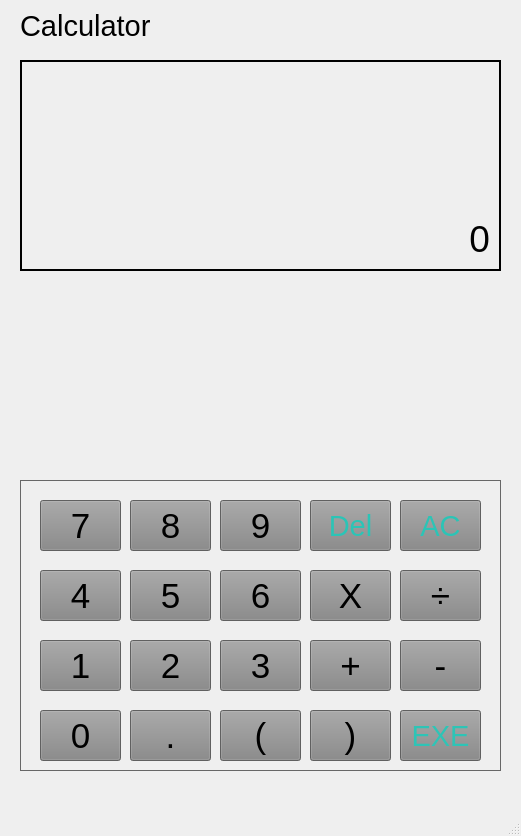
<?xml version="1.0" encoding="UTF-8"?>
<ui version="4.0">
 <class>MainWindow</class>
 <widget class="QMainWindow" name="MainWindow">
  <property name="geometry">
   <rect>
    <x>0</x>
    <y>0</y>
    <width>521</width>
    <height>836</height>
   </rect>
  </property>
  <property name="windowTitle">
   <string>MainWindow</string>
  </property>
  <property name="layoutDirection">
   <enum>Qt::LeftToRight</enum>
  </property>
  <widget class="QWidget" name="centralwidget">
   <widget class="QLabel" name="Screen">
    <property name="geometry">
     <rect>
      <x>20</x>
      <y>60</y>
      <width>481</width>
      <height>211</height>
     </rect>
    </property>
    <property name="font">
     <font>
      <pointsize>28</pointsize>
     </font>
    </property>
    <property name="layoutDirection">
     <enum>Qt::LeftToRight</enum>
    </property>
    <property name="autoFillBackground">
     <bool>false</bool>
    </property>
    <property name="frameShape">
     <enum>QFrame::WinPanel</enum>
    </property>
    <property name="text">
     <string>0</string>
    </property>
    <property name="alignment">
     <set>Qt::AlignBottom|Qt::AlignRight|Qt::AlignTrailing</set>
    </property>
   </widget>
   <widget class="QLabel" name="label_2">
    <property name="geometry">
     <rect>
      <x>20</x>
      <y>10</y>
      <width>231</width>
      <height>31</height>
     </rect>
    </property>
    <property name="font">
     <font>
      <pointsize>22</pointsize>
      <weight>50</weight>
      <bold>false</bold>
     </font>
    </property>
    <property name="text">
     <string>Calculator</string>
    </property>
   </widget>
   <widget class="QFrame" name="frame">
    <property name="geometry">
     <rect>
      <x>20</x>
      <y>480</y>
      <width>481</width>
      <height>291</height>
     </rect>
    </property>
    <property name="palette">
     <palette>
      <active>
       <colorrole role="WindowText">
        <brush brushstyle="SolidPattern">
         <color alpha="255">
          <red>0</red>
          <green>0</green>
          <blue>0</blue>
         </color>
        </brush>
       </colorrole>
       <colorrole role="Button">
        <brush brushstyle="SolidPattern">
         <color alpha="255">
          <red>134</red>
          <green>134</green>
          <blue>134</blue>
         </color>
        </brush>
       </colorrole>
       <colorrole role="Light">
        <brush brushstyle="SolidPattern">
         <color alpha="255">
          <red>201</red>
          <green>201</green>
          <blue>201</blue>
         </color>
        </brush>
       </colorrole>
       <colorrole role="Midlight">
        <brush brushstyle="SolidPattern">
         <color alpha="255">
          <red>167</red>
          <green>167</green>
          <blue>167</blue>
         </color>
        </brush>
       </colorrole>
       <colorrole role="Dark">
        <brush brushstyle="SolidPattern">
         <color alpha="255">
          <red>67</red>
          <green>67</green>
          <blue>67</blue>
         </color>
        </brush>
       </colorrole>
       <colorrole role="Mid">
        <brush brushstyle="SolidPattern">
         <color alpha="255">
          <red>89</red>
          <green>89</green>
          <blue>89</blue>
         </color>
        </brush>
       </colorrole>
       <colorrole role="Text">
        <brush brushstyle="SolidPattern">
         <color alpha="255">
          <red>0</red>
          <green>0</green>
          <blue>0</blue>
         </color>
        </brush>
       </colorrole>
       <colorrole role="BrightText">
        <brush brushstyle="SolidPattern">
         <color alpha="255">
          <red>255</red>
          <green>255</green>
          <blue>255</blue>
         </color>
        </brush>
       </colorrole>
       <colorrole role="ButtonText">
        <brush brushstyle="SolidPattern">
         <color alpha="255">
          <red>255</red>
          <green>255</green>
          <blue>255</blue>
         </color>
        </brush>
       </colorrole>
       <colorrole role="Base">
        <brush brushstyle="SolidPattern">
         <color alpha="255">
          <red>255</red>
          <green>255</green>
          <blue>255</blue>
         </color>
        </brush>
       </colorrole>
       <colorrole role="Window">
        <brush brushstyle="SolidPattern">
         <color alpha="255">
          <red>134</red>
          <green>134</green>
          <blue>134</blue>
         </color>
        </brush>
       </colorrole>
       <colorrole role="Shadow">
        <brush brushstyle="SolidPattern">
         <color alpha="255">
          <red>0</red>
          <green>0</green>
          <blue>0</blue>
         </color>
        </brush>
       </colorrole>
       <colorrole role="AlternateBase">
        <brush brushstyle="SolidPattern">
         <color alpha="255">
          <red>194</red>
          <green>194</green>
          <blue>194</blue>
         </color>
        </brush>
       </colorrole>
       <colorrole role="ToolTipBase">
        <brush brushstyle="SolidPattern">
         <color alpha="255">
          <red>255</red>
          <green>255</green>
          <blue>220</blue>
         </color>
        </brush>
       </colorrole>
       <colorrole role="ToolTipText">
        <brush brushstyle="SolidPattern">
         <color alpha="255">
          <red>0</red>
          <green>0</green>
          <blue>0</blue>
         </color>
        </brush>
       </colorrole>
       <colorrole role="PlaceholderText">
        <brush brushstyle="SolidPattern">
         <color alpha="128">
          <red>0</red>
          <green>0</green>
          <blue>0</blue>
         </color>
        </brush>
       </colorrole>
      </active>
      <inactive>
       <colorrole role="WindowText">
        <brush brushstyle="SolidPattern">
         <color alpha="255">
          <red>0</red>
          <green>0</green>
          <blue>0</blue>
         </color>
        </brush>
       </colorrole>
       <colorrole role="Button">
        <brush brushstyle="SolidPattern">
         <color alpha="255">
          <red>134</red>
          <green>134</green>
          <blue>134</blue>
         </color>
        </brush>
       </colorrole>
       <colorrole role="Light">
        <brush brushstyle="SolidPattern">
         <color alpha="255">
          <red>201</red>
          <green>201</green>
          <blue>201</blue>
         </color>
        </brush>
       </colorrole>
       <colorrole role="Midlight">
        <brush brushstyle="SolidPattern">
         <color alpha="255">
          <red>167</red>
          <green>167</green>
          <blue>167</blue>
         </color>
        </brush>
       </colorrole>
       <colorrole role="Dark">
        <brush brushstyle="SolidPattern">
         <color alpha="255">
          <red>67</red>
          <green>67</green>
          <blue>67</blue>
         </color>
        </brush>
       </colorrole>
       <colorrole role="Mid">
        <brush brushstyle="SolidPattern">
         <color alpha="255">
          <red>89</red>
          <green>89</green>
          <blue>89</blue>
         </color>
        </brush>
       </colorrole>
       <colorrole role="Text">
        <brush brushstyle="SolidPattern">
         <color alpha="255">
          <red>0</red>
          <green>0</green>
          <blue>0</blue>
         </color>
        </brush>
       </colorrole>
       <colorrole role="BrightText">
        <brush brushstyle="SolidPattern">
         <color alpha="255">
          <red>255</red>
          <green>255</green>
          <blue>255</blue>
         </color>
        </brush>
       </colorrole>
       <colorrole role="ButtonText">
        <brush brushstyle="SolidPattern">
         <color alpha="255">
          <red>255</red>
          <green>255</green>
          <blue>255</blue>
         </color>
        </brush>
       </colorrole>
       <colorrole role="Base">
        <brush brushstyle="SolidPattern">
         <color alpha="255">
          <red>255</red>
          <green>255</green>
          <blue>255</blue>
         </color>
        </brush>
       </colorrole>
       <colorrole role="Window">
        <brush brushstyle="SolidPattern">
         <color alpha="255">
          <red>134</red>
          <green>134</green>
          <blue>134</blue>
         </color>
        </brush>
       </colorrole>
       <colorrole role="Shadow">
        <brush brushstyle="SolidPattern">
         <color alpha="255">
          <red>0</red>
          <green>0</green>
          <blue>0</blue>
         </color>
        </brush>
       </colorrole>
       <colorrole role="AlternateBase">
        <brush brushstyle="SolidPattern">
         <color alpha="255">
          <red>194</red>
          <green>194</green>
          <blue>194</blue>
         </color>
        </brush>
       </colorrole>
       <colorrole role="ToolTipBase">
        <brush brushstyle="SolidPattern">
         <color alpha="255">
          <red>255</red>
          <green>255</green>
          <blue>220</blue>
         </color>
        </brush>
       </colorrole>
       <colorrole role="ToolTipText">
        <brush brushstyle="SolidPattern">
         <color alpha="255">
          <red>0</red>
          <green>0</green>
          <blue>0</blue>
         </color>
        </brush>
       </colorrole>
       <colorrole role="PlaceholderText">
        <brush brushstyle="SolidPattern">
         <color alpha="128">
          <red>0</red>
          <green>0</green>
          <blue>0</blue>
         </color>
        </brush>
       </colorrole>
      </inactive>
      <disabled>
       <colorrole role="WindowText">
        <brush brushstyle="SolidPattern">
         <color alpha="255">
          <red>67</red>
          <green>67</green>
          <blue>67</blue>
         </color>
        </brush>
       </colorrole>
       <colorrole role="Button">
        <brush brushstyle="SolidPattern">
         <color alpha="255">
          <red>134</red>
          <green>134</green>
          <blue>134</blue>
         </color>
        </brush>
       </colorrole>
       <colorrole role="Light">
        <brush brushstyle="SolidPattern">
         <color alpha="255">
          <red>201</red>
          <green>201</green>
          <blue>201</blue>
         </color>
        </brush>
       </colorrole>
       <colorrole role="Midlight">
        <brush brushstyle="SolidPattern">
         <color alpha="255">
          <red>167</red>
          <green>167</green>
          <blue>167</blue>
         </color>
        </brush>
       </colorrole>
       <colorrole role="Dark">
        <brush brushstyle="SolidPattern">
         <color alpha="255">
          <red>67</red>
          <green>67</green>
          <blue>67</blue>
         </color>
        </brush>
       </colorrole>
       <colorrole role="Mid">
        <brush brushstyle="SolidPattern">
         <color alpha="255">
          <red>89</red>
          <green>89</green>
          <blue>89</blue>
         </color>
        </brush>
       </colorrole>
       <colorrole role="Text">
        <brush brushstyle="SolidPattern">
         <color alpha="255">
          <red>67</red>
          <green>67</green>
          <blue>67</blue>
         </color>
        </brush>
       </colorrole>
       <colorrole role="BrightText">
        <brush brushstyle="SolidPattern">
         <color alpha="255">
          <red>255</red>
          <green>255</green>
          <blue>255</blue>
         </color>
        </brush>
       </colorrole>
       <colorrole role="ButtonText">
        <brush brushstyle="SolidPattern">
         <color alpha="255">
          <red>67</red>
          <green>67</green>
          <blue>67</blue>
         </color>
        </brush>
       </colorrole>
       <colorrole role="Base">
        <brush brushstyle="SolidPattern">
         <color alpha="255">
          <red>134</red>
          <green>134</green>
          <blue>134</blue>
         </color>
        </brush>
       </colorrole>
       <colorrole role="Window">
        <brush brushstyle="SolidPattern">
         <color alpha="255">
          <red>134</red>
          <green>134</green>
          <blue>134</blue>
         </color>
        </brush>
       </colorrole>
       <colorrole role="Shadow">
        <brush brushstyle="SolidPattern">
         <color alpha="255">
          <red>0</red>
          <green>0</green>
          <blue>0</blue>
         </color>
        </brush>
       </colorrole>
       <colorrole role="AlternateBase">
        <brush brushstyle="SolidPattern">
         <color alpha="255">
          <red>134</red>
          <green>134</green>
          <blue>134</blue>
         </color>
        </brush>
       </colorrole>
       <colorrole role="ToolTipBase">
        <brush brushstyle="SolidPattern">
         <color alpha="255">
          <red>255</red>
          <green>255</green>
          <blue>220</blue>
         </color>
        </brush>
       </colorrole>
       <colorrole role="ToolTipText">
        <brush brushstyle="SolidPattern">
         <color alpha="255">
          <red>0</red>
          <green>0</green>
          <blue>0</blue>
         </color>
        </brush>
       </colorrole>
       <colorrole role="PlaceholderText">
        <brush brushstyle="SolidPattern">
         <color alpha="128">
          <red>0</red>
          <green>0</green>
          <blue>0</blue>
         </color>
        </brush>
       </colorrole>
      </disabled>
     </palette>
    </property>
    <property name="frameShape">
     <enum>QFrame::StyledPanel</enum>
    </property>
    <property name="frameShadow">
     <enum>QFrame::Raised</enum>
    </property>
    <widget class="QPushButton" name="b7">
     <property name="geometry">
      <rect>
       <x>20</x>
       <y>20</y>
       <width>81</width>
       <height>51</height>
      </rect>
     </property>
     <property name="palette">
      <palette>
       <active>
        <colorrole role="ButtonText">
         <brush brushstyle="SolidPattern">
          <color alpha="255">
           <red>0</red>
           <green>0</green>
           <blue>0</blue>
          </color>
         </brush>
        </colorrole>
       </active>
       <inactive>
        <colorrole role="ButtonText">
         <brush brushstyle="SolidPattern">
          <color alpha="255">
           <red>0</red>
           <green>0</green>
           <blue>0</blue>
          </color>
         </brush>
        </colorrole>
       </inactive>
       <disabled>
        <colorrole role="ButtonText">
         <brush brushstyle="SolidPattern">
          <color alpha="255">
           <red>67</red>
           <green>67</green>
           <blue>67</blue>
          </color>
         </brush>
        </colorrole>
       </disabled>
      </palette>
     </property>
     <property name="font">
      <font>
       <family>MS Shell Dlg 2</family>
       <pointsize>26</pointsize>
      </font>
     </property>
     <property name="cursor">
      <cursorShape>PointingHandCursor</cursorShape>
     </property>
     <property name="text">
      <string>7</string>
     </property>
    </widget>
    <widget class="QPushButton" name="bAC">
     <property name="geometry">
      <rect>
       <x>380</x>
       <y>20</y>
       <width>81</width>
       <height>51</height>
      </rect>
     </property>
     <property name="palette">
      <palette>
       <active>
        <colorrole role="ButtonText">
         <brush brushstyle="SolidPattern">
          <color alpha="255">
           <red>43</red>
           <green>196</green>
           <blue>182</blue>
          </color>
         </brush>
        </colorrole>
       </active>
       <inactive>
        <colorrole role="ButtonText">
         <brush brushstyle="SolidPattern">
          <color alpha="255">
           <red>43</red>
           <green>196</green>
           <blue>182</blue>
          </color>
         </brush>
        </colorrole>
       </inactive>
       <disabled>
        <colorrole role="ButtonText">
         <brush brushstyle="SolidPattern">
          <color alpha="255">
           <red>67</red>
           <green>67</green>
           <blue>67</blue>
          </color>
         </brush>
        </colorrole>
       </disabled>
      </palette>
     </property>
     <property name="font">
      <font>
       <pointsize>22</pointsize>
      </font>
     </property>
     <property name="cursor">
      <cursorShape>PointingHandCursor</cursorShape>
     </property>
     <property name="text">
      <string>AC</string>
     </property>
    </widget>
    <widget class="QPushButton" name="bDel">
     <property name="geometry">
      <rect>
       <x>290</x>
       <y>20</y>
       <width>81</width>
       <height>51</height>
      </rect>
     </property>
     <property name="palette">
      <palette>
       <active>
        <colorrole role="ButtonText">
         <brush brushstyle="SolidPattern">
          <color alpha="255">
           <red>43</red>
           <green>196</green>
           <blue>182</blue>
          </color>
         </brush>
        </colorrole>
       </active>
       <inactive>
        <colorrole role="ButtonText">
         <brush brushstyle="SolidPattern">
          <color alpha="255">
           <red>43</red>
           <green>196</green>
           <blue>182</blue>
          </color>
         </brush>
        </colorrole>
       </inactive>
       <disabled>
        <colorrole role="ButtonText">
         <brush brushstyle="SolidPattern">
          <color alpha="255">
           <red>67</red>
           <green>67</green>
           <blue>67</blue>
          </color>
         </brush>
        </colorrole>
       </disabled>
      </palette>
     </property>
     <property name="font">
      <font>
       <pointsize>22</pointsize>
      </font>
     </property>
     <property name="cursor">
      <cursorShape>PointingHandCursor</cursorShape>
     </property>
     <property name="text">
      <string>Del</string>
     </property>
    </widget>
    <widget class="QPushButton" name="b9">
     <property name="geometry">
      <rect>
       <x>200</x>
       <y>20</y>
       <width>81</width>
       <height>51</height>
      </rect>
     </property>
     <property name="palette">
      <palette>
       <active>
        <colorrole role="ButtonText">
         <brush brushstyle="SolidPattern">
          <color alpha="255">
           <red>0</red>
           <green>0</green>
           <blue>0</blue>
          </color>
         </brush>
        </colorrole>
       </active>
       <inactive>
        <colorrole role="ButtonText">
         <brush brushstyle="SolidPattern">
          <color alpha="255">
           <red>0</red>
           <green>0</green>
           <blue>0</blue>
          </color>
         </brush>
        </colorrole>
       </inactive>
       <disabled>
        <colorrole role="ButtonText">
         <brush brushstyle="SolidPattern">
          <color alpha="255">
           <red>67</red>
           <green>67</green>
           <blue>67</blue>
          </color>
         </brush>
        </colorrole>
       </disabled>
      </palette>
     </property>
     <property name="font">
      <font>
       <pointsize>26</pointsize>
      </font>
     </property>
     <property name="cursor">
      <cursorShape>PointingHandCursor</cursorShape>
     </property>
     <property name="text">
      <string>9</string>
     </property>
    </widget>
    <widget class="QPushButton" name="b8">
     <property name="geometry">
      <rect>
       <x>110</x>
       <y>20</y>
       <width>81</width>
       <height>51</height>
      </rect>
     </property>
     <property name="palette">
      <palette>
       <active>
        <colorrole role="ButtonText">
         <brush brushstyle="SolidPattern">
          <color alpha="255">
           <red>0</red>
           <green>0</green>
           <blue>0</blue>
          </color>
         </brush>
        </colorrole>
       </active>
       <inactive>
        <colorrole role="ButtonText">
         <brush brushstyle="SolidPattern">
          <color alpha="255">
           <red>0</red>
           <green>0</green>
           <blue>0</blue>
          </color>
         </brush>
        </colorrole>
       </inactive>
       <disabled>
        <colorrole role="ButtonText">
         <brush brushstyle="SolidPattern">
          <color alpha="255">
           <red>67</red>
           <green>67</green>
           <blue>67</blue>
          </color>
         </brush>
        </colorrole>
       </disabled>
      </palette>
     </property>
     <property name="font">
      <font>
       <pointsize>26</pointsize>
      </font>
     </property>
     <property name="cursor">
      <cursorShape>PointingHandCursor</cursorShape>
     </property>
     <property name="text">
      <string>8</string>
     </property>
    </widget>
    <widget class="QPushButton" name="b4">
     <property name="geometry">
      <rect>
       <x>20</x>
       <y>90</y>
       <width>81</width>
       <height>51</height>
      </rect>
     </property>
     <property name="palette">
      <palette>
       <active>
        <colorrole role="ButtonText">
         <brush brushstyle="SolidPattern">
          <color alpha="255">
           <red>0</red>
           <green>0</green>
           <blue>0</blue>
          </color>
         </brush>
        </colorrole>
       </active>
       <inactive>
        <colorrole role="ButtonText">
         <brush brushstyle="SolidPattern">
          <color alpha="255">
           <red>0</red>
           <green>0</green>
           <blue>0</blue>
          </color>
         </brush>
        </colorrole>
       </inactive>
       <disabled>
        <colorrole role="ButtonText">
         <brush brushstyle="SolidPattern">
          <color alpha="255">
           <red>67</red>
           <green>67</green>
           <blue>67</blue>
          </color>
         </brush>
        </colorrole>
       </disabled>
      </palette>
     </property>
     <property name="font">
      <font>
       <pointsize>26</pointsize>
      </font>
     </property>
     <property name="cursor">
      <cursorShape>PointingHandCursor</cursorShape>
     </property>
     <property name="text">
      <string>4</string>
     </property>
    </widget>
    <widget class="QPushButton" name="b0">
     <property name="geometry">
      <rect>
       <x>20</x>
       <y>230</y>
       <width>81</width>
       <height>51</height>
      </rect>
     </property>
     <property name="palette">
      <palette>
       <active>
        <colorrole role="ButtonText">
         <brush brushstyle="SolidPattern">
          <color alpha="255">
           <red>0</red>
           <green>0</green>
           <blue>0</blue>
          </color>
         </brush>
        </colorrole>
       </active>
       <inactive>
        <colorrole role="ButtonText">
         <brush brushstyle="SolidPattern">
          <color alpha="255">
           <red>0</red>
           <green>0</green>
           <blue>0</blue>
          </color>
         </brush>
        </colorrole>
       </inactive>
       <disabled>
        <colorrole role="ButtonText">
         <brush brushstyle="SolidPattern">
          <color alpha="255">
           <red>67</red>
           <green>67</green>
           <blue>67</blue>
          </color>
         </brush>
        </colorrole>
       </disabled>
      </palette>
     </property>
     <property name="font">
      <font>
       <pointsize>26</pointsize>
      </font>
     </property>
     <property name="cursor">
      <cursorShape>PointingHandCursor</cursorShape>
     </property>
     <property name="text">
      <string>0</string>
     </property>
    </widget>
    <widget class="QPushButton" name="b1">
     <property name="geometry">
      <rect>
       <x>20</x>
       <y>160</y>
       <width>81</width>
       <height>51</height>
      </rect>
     </property>
     <property name="palette">
      <palette>
       <active>
        <colorrole role="ButtonText">
         <brush brushstyle="SolidPattern">
          <color alpha="255">
           <red>0</red>
           <green>0</green>
           <blue>0</blue>
          </color>
         </brush>
        </colorrole>
       </active>
       <inactive>
        <colorrole role="ButtonText">
         <brush brushstyle="SolidPattern">
          <color alpha="255">
           <red>0</red>
           <green>0</green>
           <blue>0</blue>
          </color>
         </brush>
        </colorrole>
       </inactive>
       <disabled>
        <colorrole role="ButtonText">
         <brush brushstyle="SolidPattern">
          <color alpha="255">
           <red>67</red>
           <green>67</green>
           <blue>67</blue>
          </color>
         </brush>
        </colorrole>
       </disabled>
      </palette>
     </property>
     <property name="font">
      <font>
       <pointsize>26</pointsize>
      </font>
     </property>
     <property name="cursor">
      <cursorShape>PointingHandCursor</cursorShape>
     </property>
     <property name="text">
      <string>1</string>
     </property>
    </widget>
    <widget class="QPushButton" name="b5">
     <property name="geometry">
      <rect>
       <x>110</x>
       <y>90</y>
       <width>81</width>
       <height>51</height>
      </rect>
     </property>
     <property name="palette">
      <palette>
       <active>
        <colorrole role="ButtonText">
         <brush brushstyle="SolidPattern">
          <color alpha="255">
           <red>0</red>
           <green>0</green>
           <blue>0</blue>
          </color>
         </brush>
        </colorrole>
       </active>
       <inactive>
        <colorrole role="ButtonText">
         <brush brushstyle="SolidPattern">
          <color alpha="255">
           <red>0</red>
           <green>0</green>
           <blue>0</blue>
          </color>
         </brush>
        </colorrole>
       </inactive>
       <disabled>
        <colorrole role="ButtonText">
         <brush brushstyle="SolidPattern">
          <color alpha="255">
           <red>67</red>
           <green>67</green>
           <blue>67</blue>
          </color>
         </brush>
        </colorrole>
       </disabled>
      </palette>
     </property>
     <property name="font">
      <font>
       <pointsize>26</pointsize>
      </font>
     </property>
     <property name="cursor">
      <cursorShape>PointingHandCursor</cursorShape>
     </property>
     <property name="text">
      <string>5</string>
     </property>
    </widget>
    <widget class="QPushButton" name="b6">
     <property name="geometry">
      <rect>
       <x>200</x>
       <y>90</y>
       <width>81</width>
       <height>51</height>
      </rect>
     </property>
     <property name="palette">
      <palette>
       <active>
        <colorrole role="ButtonText">
         <brush brushstyle="SolidPattern">
          <color alpha="255">
           <red>0</red>
           <green>0</green>
           <blue>0</blue>
          </color>
         </brush>
        </colorrole>
       </active>
       <inactive>
        <colorrole role="ButtonText">
         <brush brushstyle="SolidPattern">
          <color alpha="255">
           <red>0</red>
           <green>0</green>
           <blue>0</blue>
          </color>
         </brush>
        </colorrole>
       </inactive>
       <disabled>
        <colorrole role="ButtonText">
         <brush brushstyle="SolidPattern">
          <color alpha="255">
           <red>67</red>
           <green>67</green>
           <blue>67</blue>
          </color>
         </brush>
        </colorrole>
       </disabled>
      </palette>
     </property>
     <property name="font">
      <font>
       <pointsize>26</pointsize>
      </font>
     </property>
     <property name="cursor">
      <cursorShape>PointingHandCursor</cursorShape>
     </property>
     <property name="text">
      <string>6</string>
     </property>
    </widget>
    <widget class="QPushButton" name="bMultiply">
     <property name="geometry">
      <rect>
       <x>290</x>
       <y>90</y>
       <width>81</width>
       <height>51</height>
      </rect>
     </property>
     <property name="palette">
      <palette>
       <active>
        <colorrole role="ButtonText">
         <brush brushstyle="SolidPattern">
          <color alpha="255">
           <red>0</red>
           <green>0</green>
           <blue>0</blue>
          </color>
         </brush>
        </colorrole>
       </active>
       <inactive>
        <colorrole role="ButtonText">
         <brush brushstyle="SolidPattern">
          <color alpha="255">
           <red>0</red>
           <green>0</green>
           <blue>0</blue>
          </color>
         </brush>
        </colorrole>
       </inactive>
       <disabled>
        <colorrole role="ButtonText">
         <brush brushstyle="SolidPattern">
          <color alpha="255">
           <red>67</red>
           <green>67</green>
           <blue>67</blue>
          </color>
         </brush>
        </colorrole>
       </disabled>
      </palette>
     </property>
     <property name="font">
      <font>
       <pointsize>26</pointsize>
      </font>
     </property>
     <property name="cursor">
      <cursorShape>PointingHandCursor</cursorShape>
     </property>
     <property name="text">
      <string>X</string>
     </property>
    </widget>
    <widget class="QPushButton" name="bDivide">
     <property name="geometry">
      <rect>
       <x>380</x>
       <y>90</y>
       <width>81</width>
       <height>51</height>
      </rect>
     </property>
     <property name="palette">
      <palette>
       <active>
        <colorrole role="ButtonText">
         <brush brushstyle="SolidPattern">
          <color alpha="255">
           <red>0</red>
           <green>0</green>
           <blue>0</blue>
          </color>
         </brush>
        </colorrole>
       </active>
       <inactive>
        <colorrole role="ButtonText">
         <brush brushstyle="SolidPattern">
          <color alpha="255">
           <red>0</red>
           <green>0</green>
           <blue>0</blue>
          </color>
         </brush>
        </colorrole>
       </inactive>
       <disabled>
        <colorrole role="ButtonText">
         <brush brushstyle="SolidPattern">
          <color alpha="255">
           <red>67</red>
           <green>67</green>
           <blue>67</blue>
          </color>
         </brush>
        </colorrole>
       </disabled>
      </palette>
     </property>
     <property name="font">
      <font>
       <pointsize>26</pointsize>
      </font>
     </property>
     <property name="cursor">
      <cursorShape>PointingHandCursor</cursorShape>
     </property>
     <property name="text">
      <string>÷</string>
     </property>
    </widget>
    <widget class="QPushButton" name="b2">
     <property name="geometry">
      <rect>
       <x>110</x>
       <y>160</y>
       <width>81</width>
       <height>51</height>
      </rect>
     </property>
     <property name="palette">
      <palette>
       <active>
        <colorrole role="ButtonText">
         <brush brushstyle="SolidPattern">
          <color alpha="255">
           <red>0</red>
           <green>0</green>
           <blue>0</blue>
          </color>
         </brush>
        </colorrole>
       </active>
       <inactive>
        <colorrole role="ButtonText">
         <brush brushstyle="SolidPattern">
          <color alpha="255">
           <red>0</red>
           <green>0</green>
           <blue>0</blue>
          </color>
         </brush>
        </colorrole>
       </inactive>
       <disabled>
        <colorrole role="ButtonText">
         <brush brushstyle="SolidPattern">
          <color alpha="255">
           <red>67</red>
           <green>67</green>
           <blue>67</blue>
          </color>
         </brush>
        </colorrole>
       </disabled>
      </palette>
     </property>
     <property name="font">
      <font>
       <pointsize>26</pointsize>
      </font>
     </property>
     <property name="cursor">
      <cursorShape>PointingHandCursor</cursorShape>
     </property>
     <property name="text">
      <string>2</string>
     </property>
    </widget>
    <widget class="QPushButton" name="b3">
     <property name="geometry">
      <rect>
       <x>200</x>
       <y>160</y>
       <width>81</width>
       <height>51</height>
      </rect>
     </property>
     <property name="palette">
      <palette>
       <active>
        <colorrole role="ButtonText">
         <brush brushstyle="SolidPattern">
          <color alpha="255">
           <red>0</red>
           <green>0</green>
           <blue>0</blue>
          </color>
         </brush>
        </colorrole>
       </active>
       <inactive>
        <colorrole role="ButtonText">
         <brush brushstyle="SolidPattern">
          <color alpha="255">
           <red>0</red>
           <green>0</green>
           <blue>0</blue>
          </color>
         </brush>
        </colorrole>
       </inactive>
       <disabled>
        <colorrole role="ButtonText">
         <brush brushstyle="SolidPattern">
          <color alpha="255">
           <red>67</red>
           <green>67</green>
           <blue>67</blue>
          </color>
         </brush>
        </colorrole>
       </disabled>
      </palette>
     </property>
     <property name="font">
      <font>
       <pointsize>26</pointsize>
      </font>
     </property>
     <property name="cursor">
      <cursorShape>PointingHandCursor</cursorShape>
     </property>
     <property name="text">
      <string>3</string>
     </property>
    </widget>
    <widget class="QPushButton" name="bAdd">
     <property name="geometry">
      <rect>
       <x>290</x>
       <y>160</y>
       <width>81</width>
       <height>51</height>
      </rect>
     </property>
     <property name="palette">
      <palette>
       <active>
        <colorrole role="ButtonText">
         <brush brushstyle="SolidPattern">
          <color alpha="255">
           <red>0</red>
           <green>0</green>
           <blue>0</blue>
          </color>
         </brush>
        </colorrole>
       </active>
       <inactive>
        <colorrole role="ButtonText">
         <brush brushstyle="SolidPattern">
          <color alpha="255">
           <red>0</red>
           <green>0</green>
           <blue>0</blue>
          </color>
         </brush>
        </colorrole>
       </inactive>
       <disabled>
        <colorrole role="ButtonText">
         <brush brushstyle="SolidPattern">
          <color alpha="255">
           <red>67</red>
           <green>67</green>
           <blue>67</blue>
          </color>
         </brush>
        </colorrole>
       </disabled>
      </palette>
     </property>
     <property name="font">
      <font>
       <pointsize>26</pointsize>
      </font>
     </property>
     <property name="cursor">
      <cursorShape>PointingHandCursor</cursorShape>
     </property>
     <property name="text">
      <string>+</string>
     </property>
    </widget>
    <widget class="QPushButton" name="bRB">
     <property name="geometry">
      <rect>
       <x>290</x>
       <y>230</y>
       <width>81</width>
       <height>51</height>
      </rect>
     </property>
     <property name="palette">
      <palette>
       <active>
        <colorrole role="ButtonText">
         <brush brushstyle="SolidPattern">
          <color alpha="255">
           <red>0</red>
           <green>0</green>
           <blue>0</blue>
          </color>
         </brush>
        </colorrole>
       </active>
       <inactive>
        <colorrole role="ButtonText">
         <brush brushstyle="SolidPattern">
          <color alpha="255">
           <red>0</red>
           <green>0</green>
           <blue>0</blue>
          </color>
         </brush>
        </colorrole>
       </inactive>
       <disabled>
        <colorrole role="ButtonText">
         <brush brushstyle="SolidPattern">
          <color alpha="255">
           <red>67</red>
           <green>67</green>
           <blue>67</blue>
          </color>
         </brush>
        </colorrole>
       </disabled>
      </palette>
     </property>
     <property name="font">
      <font>
       <pointsize>26</pointsize>
      </font>
     </property>
     <property name="cursor">
      <cursorShape>PointingHandCursor</cursorShape>
     </property>
     <property name="text">
      <string>)</string>
     </property>
    </widget>
    <widget class="QPushButton" name="bLB">
     <property name="geometry">
      <rect>
       <x>200</x>
       <y>230</y>
       <width>81</width>
       <height>51</height>
      </rect>
     </property>
     <property name="palette">
      <palette>
       <active>
        <colorrole role="ButtonText">
         <brush brushstyle="SolidPattern">
          <color alpha="255">
           <red>0</red>
           <green>0</green>
           <blue>0</blue>
          </color>
         </brush>
        </colorrole>
       </active>
       <inactive>
        <colorrole role="ButtonText">
         <brush brushstyle="SolidPattern">
          <color alpha="255">
           <red>0</red>
           <green>0</green>
           <blue>0</blue>
          </color>
         </brush>
        </colorrole>
       </inactive>
       <disabled>
        <colorrole role="ButtonText">
         <brush brushstyle="SolidPattern">
          <color alpha="255">
           <red>67</red>
           <green>67</green>
           <blue>67</blue>
          </color>
         </brush>
        </colorrole>
       </disabled>
      </palette>
     </property>
     <property name="font">
      <font>
       <pointsize>26</pointsize>
      </font>
     </property>
     <property name="cursor">
      <cursorShape>PointingHandCursor</cursorShape>
     </property>
     <property name="text">
      <string>(</string>
     </property>
    </widget>
    <widget class="QPushButton" name="bDecimal">
     <property name="geometry">
      <rect>
       <x>110</x>
       <y>230</y>
       <width>81</width>
       <height>51</height>
      </rect>
     </property>
     <property name="palette">
      <palette>
       <active>
        <colorrole role="ButtonText">
         <brush brushstyle="SolidPattern">
          <color alpha="255">
           <red>0</red>
           <green>0</green>
           <blue>0</blue>
          </color>
         </brush>
        </colorrole>
       </active>
       <inactive>
        <colorrole role="ButtonText">
         <brush brushstyle="SolidPattern">
          <color alpha="255">
           <red>0</red>
           <green>0</green>
           <blue>0</blue>
          </color>
         </brush>
        </colorrole>
       </inactive>
       <disabled>
        <colorrole role="ButtonText">
         <brush brushstyle="SolidPattern">
          <color alpha="255">
           <red>67</red>
           <green>67</green>
           <blue>67</blue>
          </color>
         </brush>
        </colorrole>
       </disabled>
      </palette>
     </property>
     <property name="font">
      <font>
       <pointsize>26</pointsize>
      </font>
     </property>
     <property name="cursor">
      <cursorShape>PointingHandCursor</cursorShape>
     </property>
     <property name="text">
      <string>.</string>
     </property>
    </widget>
    <widget class="QPushButton" name="bMinus">
     <property name="geometry">
      <rect>
       <x>380</x>
       <y>160</y>
       <width>81</width>
       <height>51</height>
      </rect>
     </property>
     <property name="palette">
      <palette>
       <active>
        <colorrole role="ButtonText">
         <brush brushstyle="SolidPattern">
          <color alpha="255">
           <red>0</red>
           <green>0</green>
           <blue>0</blue>
          </color>
         </brush>
        </colorrole>
       </active>
       <inactive>
        <colorrole role="ButtonText">
         <brush brushstyle="SolidPattern">
          <color alpha="255">
           <red>0</red>
           <green>0</green>
           <blue>0</blue>
          </color>
         </brush>
        </colorrole>
       </inactive>
       <disabled>
        <colorrole role="ButtonText">
         <brush brushstyle="SolidPattern">
          <color alpha="255">
           <red>67</red>
           <green>67</green>
           <blue>67</blue>
          </color>
         </brush>
        </colorrole>
       </disabled>
      </palette>
     </property>
     <property name="font">
      <font>
       <pointsize>26</pointsize>
      </font>
     </property>
     <property name="cursor">
      <cursorShape>PointingHandCursor</cursorShape>
     </property>
     <property name="text">
      <string>-</string>
     </property>
    </widget>
    <widget class="QPushButton" name="bEXE">
     <property name="geometry">
      <rect>
       <x>380</x>
       <y>230</y>
       <width>81</width>
       <height>51</height>
      </rect>
     </property>
     <property name="palette">
      <palette>
       <active>
        <colorrole role="ButtonText">
         <brush brushstyle="SolidPattern">
          <color alpha="255">
           <red>46</red>
           <green>196</green>
           <blue>182</blue>
          </color>
         </brush>
        </colorrole>
       </active>
       <inactive>
        <colorrole role="ButtonText">
         <brush brushstyle="SolidPattern">
          <color alpha="255">
           <red>46</red>
           <green>196</green>
           <blue>182</blue>
          </color>
         </brush>
        </colorrole>
       </inactive>
       <disabled>
        <colorrole role="ButtonText">
         <brush brushstyle="SolidPattern">
          <color alpha="255">
           <red>67</red>
           <green>67</green>
           <blue>67</blue>
          </color>
         </brush>
        </colorrole>
       </disabled>
      </palette>
     </property>
     <property name="font">
      <font>
       <pointsize>22</pointsize>
      </font>
     </property>
     <property name="cursor">
      <cursorShape>PointingHandCursor</cursorShape>
     </property>
     <property name="text">
      <string>EXE</string>
     </property>
    </widget>
   </widget>
  </widget>
  <widget class="QMenuBar" name="menubar">
   <property name="geometry">
    <rect>
     <x>0</x>
     <y>0</y>
     <width>521</width>
     <height>26</height>
    </rect>
   </property>
  </widget>
  <widget class="QStatusBar" name="statusbar"/>
 </widget>
 <resources/>
 <connections/>
</ui>
